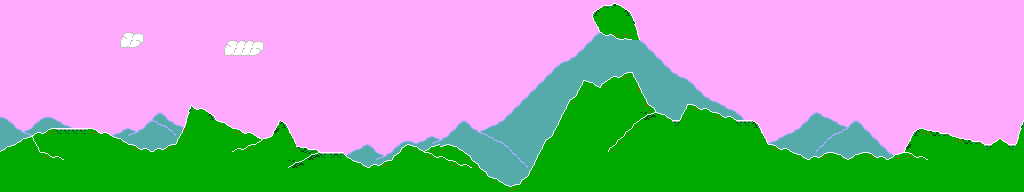

This game map was drawn from its Tiled (.tmx) file and the tilesets committed beside it. A one-line description and the trimmed map source follow:
An orthogonal 128x24 tile map with 8x8 px tiles, 1 tile layer (Tile Layer 1).

<map version="1.0" orientation="orthogonal" width="128" height="24" tilewidth="8" tileheight="8">
 <tileset firstgid="1" name="back" tilewidth="8" tileheight="8">
  <image source="tiles2.png" width="128" height="96" />
 </tileset>
 <layer name="Tile Layer 1" width="128" height="24">
  <data>[3072 cells, 3072 non-empty, 92 distinct tile ids]</data>
 </layer>
</map>